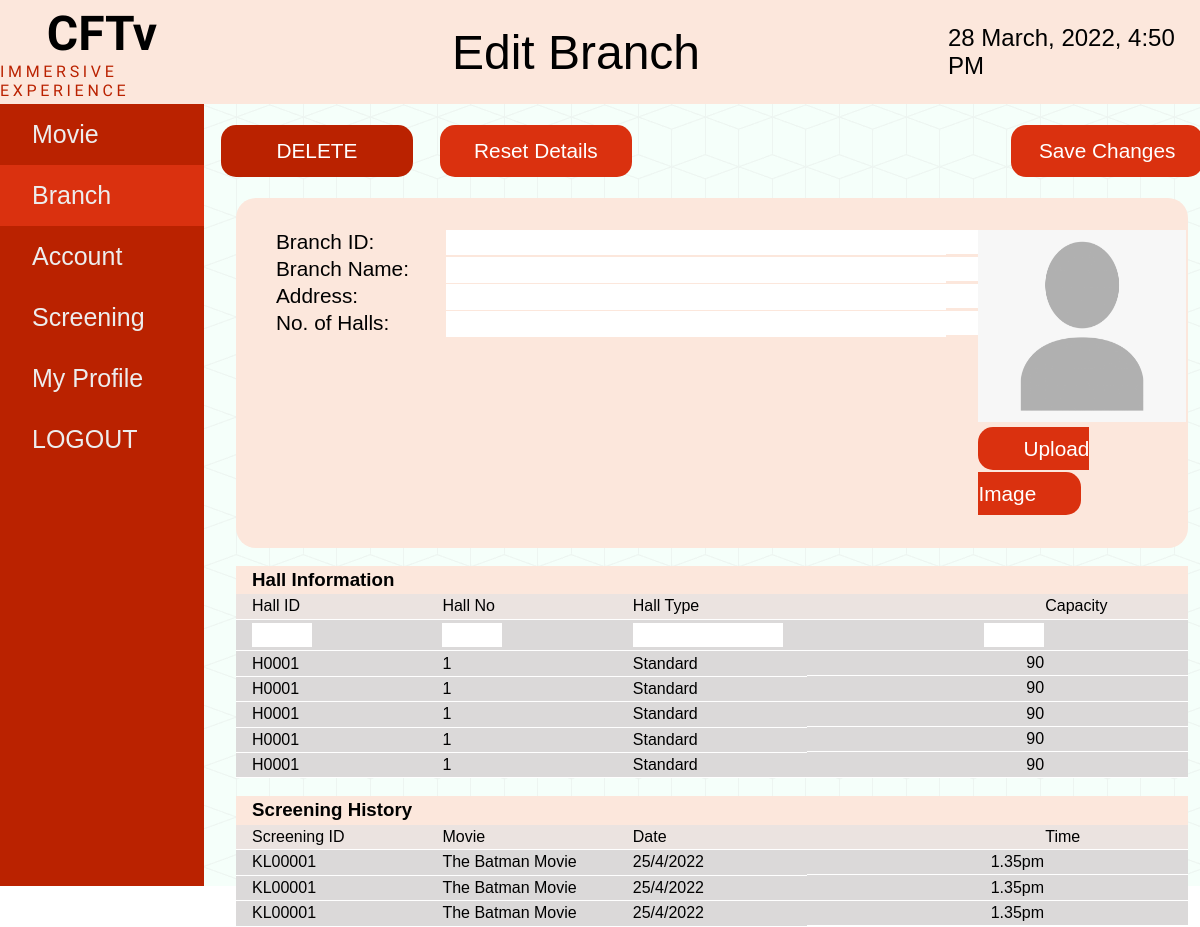
Page /branchEdit.php (signed in) on the earlier database version.
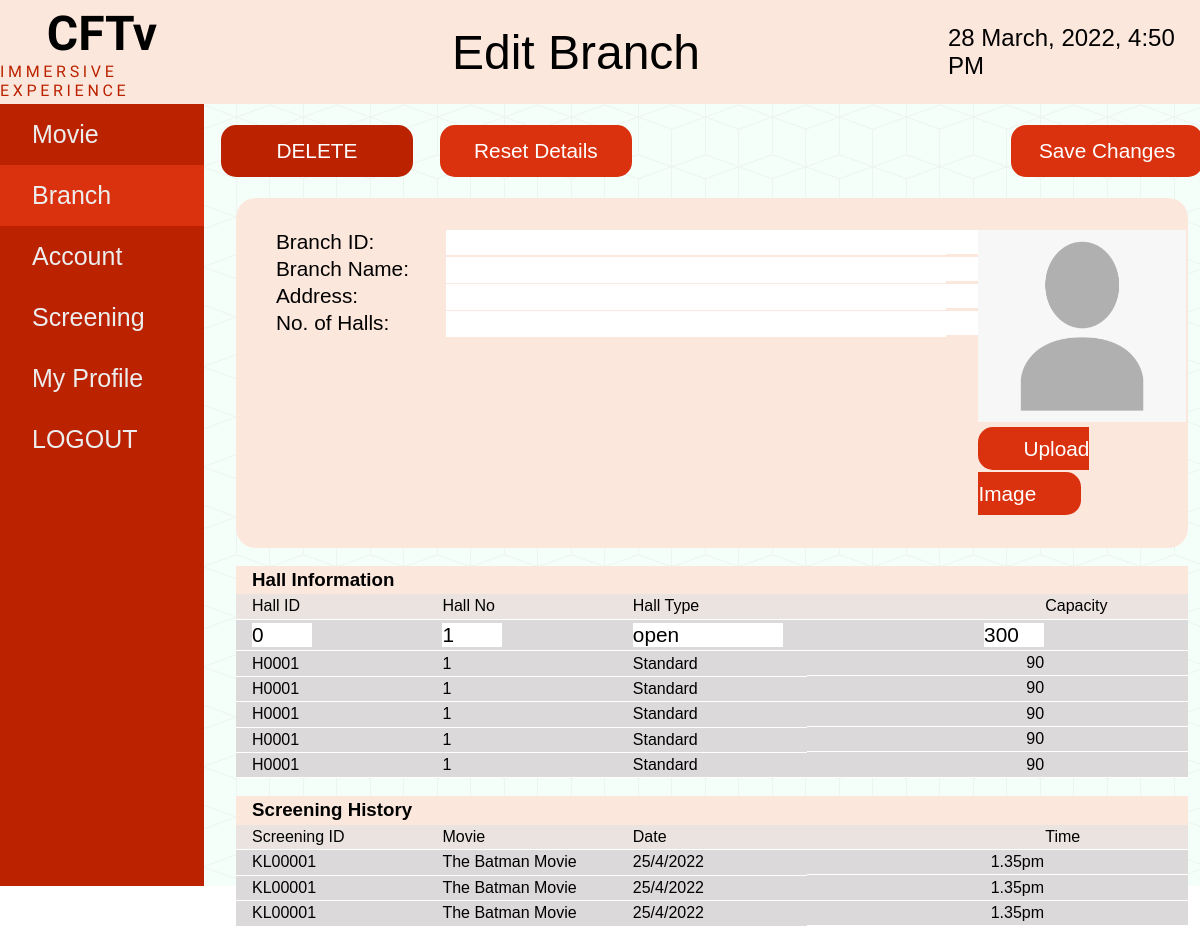
Same page on the later database version.
### tables this page shows
CREATE TABLE `hall` (
  `h_id` int(11) NOT NULL,
  `hall_id` int(11) NOT NULL,
  `seat_id` int(11) DEFAULT NULL,
  `hall_no` int(11) NOT NULL,
  `hall_type` varchar(30) NOT NULL,
  `hall_capacity` int(11) NOT NULL
);

### branchEdit.php (the view, shortened to what this page needs)
<?php
require_once 'config.php';
$br_id = $_GET['id'];
	$branch_details = mysqli_query($connect, "select * from branch where br_id = '".$br_id."' ");
	$branch = mysqli_fetch_assoc($branch_details);
?>
<!DOCTYPE html>
<html lang="en">
	<head>
		<link rel="stylesheet" href="./styles/style.css" />
	</head>
	<body>
		<div class="navbar">
			<div class="logo">
				<h1>CFTv</h1>
				<p>IMMERSIVE EXPERIENCE</p>
			</div>
			<div class="heading">
				<h1>Edit Branch</h1>
			</div>
			<div class="date">
				<h2><?php echo date("j F, Y, g:i A") ?></h2>
			</div>
		</div>
		<div class="draw-body">
			<div class="drawer">
				<li><a href="./movieList.php">Movie</a></li>
				<li class="active"><a href="./branchList.php">Branch</a></li>
				<li><a href="./account.php">Account</a></li>
				<li><a href="./screen.php">Screening</a></li>
				<li><a href="./profile.php">My Profile</a></li>
				<li><a href="branchEdit.php?logout" title="Log Out">LOGOUT</a></li>
			</div>
			<form method="post" enctype="multipart/form-data">
			<div class="content">
				<div class="button-bar-account">
					<button class="delete" type="submit" name="delete_branch">DELETE</button>
					<button type="reset">Reset Details</button>
					<button type="submit" name="update_branch">Save Changes</button>
				</div>
				<div class="main">
					<div class="box-account">
						<div class="left">
							<li>Branch ID:</li>
							<li>Branch Name:</li>
							<li>Address:</li>
							<li>No. of Halls:</li>
						</div>
						<div class="right">
							<li><input type="text" name="branch_id" style="width:550px; font-size: 1.3rem; border: none;" value="<?php echo $branch['branch_id']; ?>" required></li>
							<li><input type="text" name="branch_name" style="width:550px; font-size: 1.3rem; border: none;" value="<?php echo $branch['branch_name']; ?>" required></li>
							<li><input type="text" name="branch_address" style="width:550px; font-size: 1.3rem; border: none;" value="<?php echo $branch['branch_address']; ?>" required></li>
							<li><input type="text" name="no_of_hall" id="no_of_hall" style="width:550px; font-size: 1.3rem; border: none;" value="<?php echo $branch['no_of_halls']; ?>"required></li>
						</div>
						<div class="image">
							<img src="./images/user.png" alt="branch_image" id="output" />
							<label for="branch_image">Upload Image</label>
						</div>
					</div>
					<br>
					<div class="txn">
						<h3>Hall Information</h3>
						<table>
							<tr>
								<th>Hall ID</th>
								<th>Hall No</th>
								<th>Hall Type</th>
								<th>Capacity</th>
							</tr>
							<?php
								$hall_details = mysqli_query($connect, "select * from hall where hall_id = '".$branch['hall_id']."' ");
								$hall = mysqli_fetch_assoc($hall_details);
							?>
							<tr>
								<td><input type='text' name='hall_id' style='width:60px; font-size: 1.3rem; border: none;' required value="<?php echo $hall['hall_id']; ?>"></td>
								<td><input type='text' name='hall_num' style='width:60px; font-size: 1.3rem; border: none;'required value="<?php echo $hall['hall_no']; ?>"></td>
								<td><input type='text' name='hall_type' style='width:150px; font-size: 1.3rem; border: none;'  required value="<?php echo $hall['hall_type']; ?>"></td>
								<td><input type='text' name='hall_capacity' style='width:60px; font-size: 1.3rem; border: none;' required value="<?php echo $hall['hall_capacity']; ?>"></td>
							</tr>
							<tr>
								<td>H0001</td>
								<td>1</td>
								<td>Standard</td>
								<td>90</td>
							</tr>
							<tr>
								<td>H0001</td>
								<td>1</td>
								<td>Standard</td>
								<td>90</td>
							</tr>
							<tr>
								<td>H0001</td>
								<td>1</td>
								<td>Standard</td>
								<td>90</td>
							</tr>
							<tr>
								<td>H0001</td>
								<td>1</td>
								<td>Standard</td>
								<td>90</td>
							</tr>
							<tr>
								<td>H0001</td>
								<td>1</td>
								<td>Standard</td>
								<td>90</td>
							</tr>
						</table>
					</div>
					<br>
					<div class="txn">
						<h3>Screening History</h3>
						<table>
							<tr>
								<th>Screening ID</th>
								<th>Movie</th>
								<th>Date</th>
								<th>Time</th>
							</tr>
							<tr>
								<td>KL00001</td>
								<td>The Batman Movie</td>
								<td>25/4/2022</td>
								<td>1.35pm</td>
							</tr>
							<tr>
								<td>KL00001</td>
								<td>The Batman Movie</td>
								<td>25/4/2022</td>
								<td>1.35pm</td>
							</tr>
							<tr>
								<td>KL00001</td>
								<td>The Batman Movie</td>
								<td>25/4/2022</td>
								<td>1.35pm</td>
							</tr>
						</table>
					</div>
				</form>
				</div>
	</body>
</html>

### styles/style.css (style rules this page uses)
* { margin: 0; padding: 0; box-sizing: border-box; }
body { min-height: 100vh; font-family: 'Gill Sans', 'Gill Sans MT', Calibri, 'Trebuchet MS', sans-serif; }
.navbar { height: 13vh; display: grid; grid-template-columns: 17% auto 21%; background-color: #fce7dc; }
.navbar .logo, .heading, .date { display: flex; flex-direction: column; min-width: 100%; min-height: 100%; align-items: center; justify-content: center; }
.navbar .logo h1 { font-family: "Rajdhani"; font-size: 3rem; }
.navbar .logo p { font-family: "Rajdhani"; letter-spacing: 0.23rem; color: #ba2200; }
.navbar .heading h1 { font-size: 3rem; font-weight: 500; }
.navbar .date h2 { font-weight: 500; }
.draw-body { min-height: 87vh; display: grid; grid-template-columns: 17% auto; }
.draw-body .drawer { background-color: #ba2200; min-width: 100%; display: flex; flex-direction: column; font-size: 25px; }
.draw-body .drawer li { padding: 1rem 0; list-style: none; cursor: pointer; }
.draw-body .drawer .active { background-color: #da310f; }
.draw-body .drawer li a { padding-left: 2rem; text-decoration: none; color: #ededed; }
.draw-body .content { background-color: #f5fffa; background-image: url('../images/cubes.png'); display: grid; grid-template-rows: 12% auto; }
.draw-body .content button { height: 3.3rem; width: 12rem; border-radius: 15px; font-size: 1.3rem; background-color: #da310f; color: #fff; font-weight: 500; border: none; cursor: pointer; }
.draw-body .content .delete { background-color: #ba2200; }
.draw-body .content .button-bar-account { margin: 0 2rem; display: grid; grid-template-columns: 23% 60% auto; justify-content: center; align-items: center; }
.content .main .box-account { background-color: #fce7dc; border-radius: 20px; margin: 0 2rem auto 2rem; padding: 2rem; width: auto; display: grid; grid-template-columns: 20% 60% auto; }
.content .main .box-account .image { display: flex; align-items: center; justify-content: center; }
.content .main .box-account .image img { width: 13rem; height: 12rem; }
.content .main .box-account .right { margin-right: 2rem; }
.content .main .box-account li { list-style: none; font-size: 1.3rem; margin-bottom: 0.1rem; padding-bottom: 0.1rem; padding-left: 0.5rem; }
.content .main .box-account .right li { background-color: #fff; }
.main .txn { margin: 0 2rem; }
.main .txn h3 { width: 100%; background-color: #fce7dc; padding: 0.2rem 1rem; }
.main .txn table { border-collapse: collapse; width: 100%; }
.main .txn table tr td:nth-child(1) { width: 20%; }
.main .txn table tr td:nth-child(2) { width: 20%; }
.main .txn table tr td:nth-child(3) { width: 20%; }
.main .txn table tr td:nth-child(4) { width: 40%; cursor: pointer; display: flex; align-items: center; justify-content: right; padding-right: 9rem; min-width: 100%; min-height: 100%; }
.main .txn table tr th:nth-child(4) { padding-right: 4rem; padding-left: 25%; }
.main .txn th { background-color: #ebe3e0; text-align: left; font-weight: 500; padding: 0.2rem 1rem; border-bottom: 1px solid #fff; }
.main .txn td { background-color: #dbd9d9; text-align: left; font-weight: 500; padding: 0.2rem 1rem; border-bottom: 1px solid #fff; }

### branchEdit.php (style rules this page uses)
.content .main .box-account .image { display: flow-root; }
a { text-decoration: none; color: white; }
label { border-radius: 15px; font-size: 1.3rem; background-color: #da310f; color: #fff; font-weight: 500; padding: 10px 45px 10px 45px; line-height: 45px; }

Differences in the rows shown:
added hall: hall_id "0", hall_num "1", hall_type "open", hall_capacity "300"
